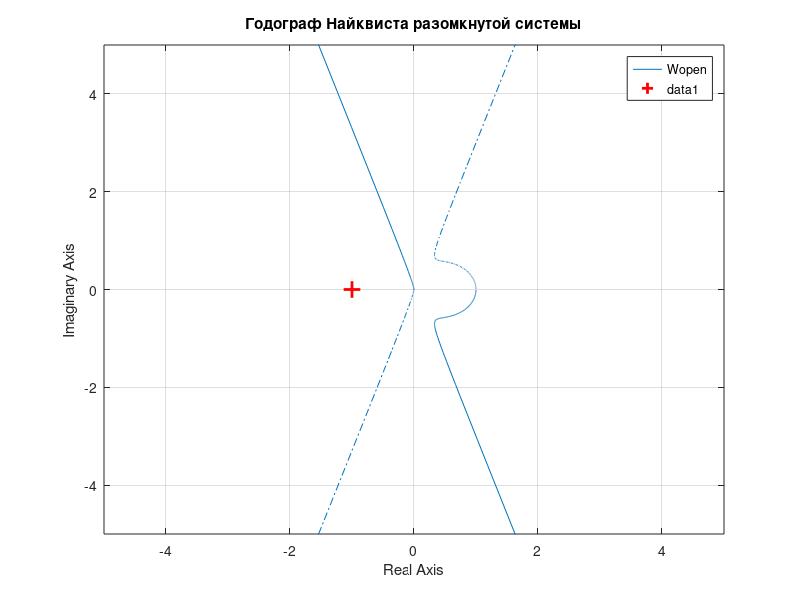
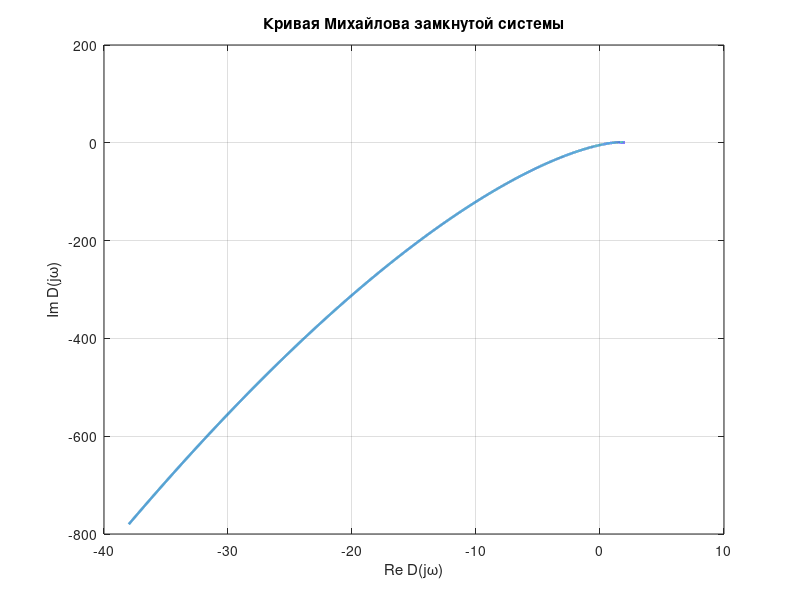
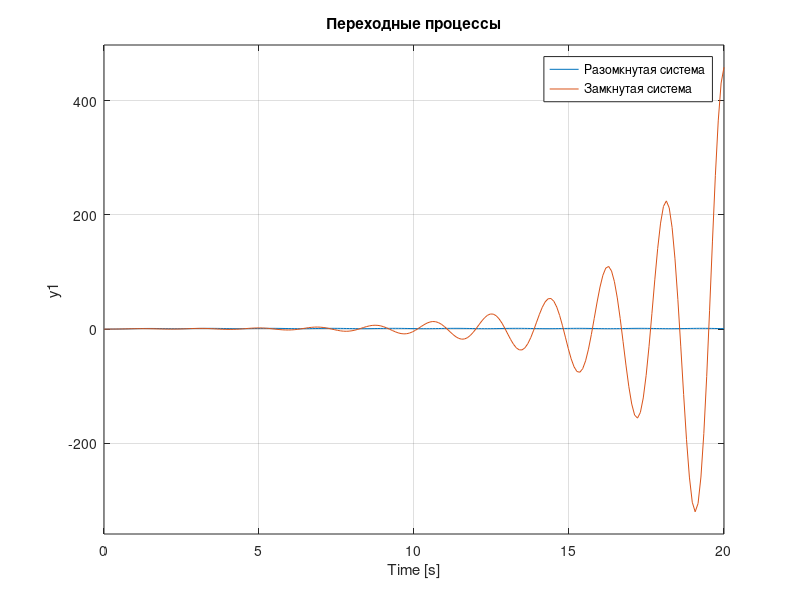

The MATLAB source for these figures, in order:
clc;
clear;
close all;

s = tf('s');
Wopen = 1/(0.1*s^3 + 0.1*s^2 + s + 1);
Wclosed = feedback(Wopen, 1);

popen = pole(Wopen)
pclosed = pole(Wclosed)
Dopen = [0.1 0.1 1 1];
Dclosed = [0.1 0.1 1 2];
fprintf('Open: a2*a1=%.2f, a3*a0=%.2f\n', Dopen(2)*Dopen(3), Dopen(1)*Dopen(4));
fprintf('Closed: a2*a1=%.2f, a3*a0=%.2f\n', Dclosed(2)*Dclosed(3), Dclosed(1)*Dclosed(4));

figure;
nyquist(Wopen);
grid on;
hold on;
plot(-1, 0, 'r+', 'MarkerSize', 12, 'LineWidth', 2);
xlim([-5 5]);
ylim([-5 5]);
title('Годограф Найквиста разомкнутой системы');

D = [0.1 0.1 1 2];
w = 0:0.002:20;
Djw = polyval(D, 1i*w);
figure;
plot(real(Djw), imag(Djw), 'LineWidth', 1.8);
grid on;
title('Кривая Михайлова замкнутой системы');
xlabel('Re D(j\omega)');
ylabel('Im D(j\omega)');

figure;
step(Wopen, Wclosed);
grid on;
title('Переходные процессы');
legend('Разомкнутая система', 'Замкнутая система');
